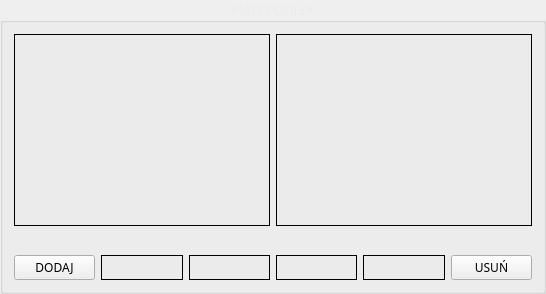
         <widget class="QGroupBox" name="mealFiveBox">
          <property name="font">
           <font>
            <family>Bahnschrift</family>
            <weight>50</weight>
            <bold>false</bold>
           </font>
          </property>
          <property name="styleSheet">
           <string notr="true">QGroupBox {color: rgb(235, 235, 235); }</string>
          </property>
          <property name="title">
           <string>PIĄTY POSIŁEK</string>
          </property>
          <property name="alignment">
           <set>Qt::AlignCenter</set>
          </property>
          <layout class="QGridLayout" name="gridLayout_7">
           <item row="2" column="3">
            <widget class="QLabel" name="showFatsFive">
             <property name="font">
              <font>
               <family>Bahnschrift Light</family>
               <pointsize>10</pointsize>
               <weight>75</weight>
               <bold>true</bold>
              </font>
             </property>
             <property name="styleSheet">
              <string notr="true">QLabel { background-color: rgb(235, 235, 235); }</string>
             </property>
             <property name="frameShape">
              <enum>QFrame::Box</enum>
             </property>
             <property name="text">
              <string/>
             </property>
             <property name="alignment">
              <set>Qt::AlignCenter</set>
             </property>
            </widget>
           </item>
           <item row="0" column="3" colspan="3">
            <widget class="QListWidget" name="mealFiveRight">
             <property name="font">
              <font>
               <family>Bahnschrift Light</family>
              </font>
             </property>
             <property name="styleSheet">
              <string notr="true">QWidget { background-color: rgb(235, 235, 235); }</string>
             </property>
             <property name="frameShape">
              <enum>QFrame::Box</enum>
             </property>
             <property name="frameShadow">
              <enum>QFrame::Plain</enum>
             </property>
             <property name="dragDropMode">
              <enum>QAbstractItemView::NoDragDrop</enum>
             </property>
             <property name="defaultDropAction">
              <enum>Qt::MoveAction</enum>
             </property>
             <property name="viewMode">
              <enum>QListView::ListMode</enum>
             </property>
            </widget>
           </item>
           <item row="1" column="2">
            <widget class="QLabel" name="proteinLabel_7">
             <property name="font">
              <font>
               <family>Bahnschrift Light</family>
               <weight>50</weight>
               <bold>false</bold>
              </font>
             </property>
             <property name="styleSheet">
              <string notr="true">QLabel {color: rgb(235, 235, 235); }</string>
             </property>
             <property name="text">
              <string>BIAŁKO</string>
             </property>
             <property name="alignment">
              <set>Qt::AlignCenter</set>
             </property>
            </widget>
           </item>
           <item row="2" column="1">
            <widget class="QLabel" name="showKcalsFive">
             <property name="font">
              <font>
               <family>Bahnschrift Light</family>
               <pointsize>10</pointsize>
               <weight>75</weight>
               <bold>true</bold>
              </font>
             </property>
             <property name="layoutDirection">
              <enum>Qt::LeftToRight</enum>
             </property>
             <property name="styleSheet">
              <string notr="true">QLabel { background-color: rgb(235, 235, 235); }</string>
             </property>
             <property name="frameShape">
              <enum>QFrame::Box</enum>
             </property>
             <property name="text">
              <string/>
             </property>
             <property name="alignment">
              <set>Qt::AlignCenter</set>
             </property>
            </widget>
           </item>
           <item row="1" column="4">
            <widget class="QLabel" name="carbonLabel_7">
             <property name="font">
              <font>
               <family>Bahnschrift Light</family>
               <weight>50</weight>
               <bold>false</bold>
              </font>
             </property>
             <property name="styleSheet">
              <string notr="true">QLabel {color: rgb(235, 235, 235); }</string>
             </property>
             <property name="frameShape">
              <enum>QFrame::NoFrame</enum>
             </property>
             <property name="text">
              <string>WĘGLE</string>
             </property>
             <property name="alignment">
              <set>Qt::AlignCenter</set>
             </property>
            </widget>
           </item>
           <item row="2" column="2">
            <widget class="QLabel" name="showProteinsFive">
             <property name="font">
              <font>
               <family>Bahnschrift Light</family>
               <pointsize>10</pointsize>
               <weight>75</weight>
               <bold>true</bold>
              </font>
             </property>
             <property name="styleSheet">
              <string notr="true">QLabel { background-color: rgb(235, 235, 235); }</string>
             </property>
             <property name="frameShape">
              <enum>QFrame::Box</enum>
             </property>
             <property name="text">
              <string/>
             </property>
             <property name="alignment">
              <set>Qt::AlignCenter</set>
             </property>
            </widget>
           </item>
           <item row="2" column="4">
            <widget class="QLabel" name="showCarbonsFive">
             <property name="font">
              <font>
               <family>Bahnschrift Light</family>
               <pointsize>10</pointsize>
               <weight>75</weight>
               <bold>true</bold>
              </font>
             </property>
             <property name="styleSheet">
              <string notr="true">QLabel { background-color: rgb(235, 235, 235); }</string>
             </property>
             <property name="frameShape">
              <enum>QFrame::Box</enum>
             </property>
             <property name="text">
              <string/>
             </property>
             <property name="alignment">
              <set>Qt::AlignCenter</set>
             </property>
            </widget>
           </item>
           <item row="2" column="0">
            <widget class="QPushButton" name="addItemFive">
             <property name="font">
              <font>
               <family>Bahnschrift Light</family>
               <weight>50</weight>
               <bold>false</bold>
              </font>
             </property>
             <property name="text">
              <string>DODAJ</string>
             </property>
            </widget>
           </item>
           <item row="2" column="5">
            <widget class="QPushButton" name="delItemFive">
             <property name="font">
              <font>
               <family>Bahnschrift Light</family>
               <weight>50</weight>
               <bold>false</bold>
              </font>
             </property>
             <property name="text">
              <string>USUŃ</string>
             </property>
            </widget>
           </item>
           <item row="1" column="1">
            <widget class="QLabel" name="dietLabel_7">
             <property name="font">
              <font>
               <family>Bahnschrift Light</family>
               <weight>50</weight>
               <bold>false</bold>
              </font>
             </property>
             <property name="layoutDirection">
              <enum>Qt::RightToLeft</enum>
             </property>
             <property name="styleSheet">
              <string notr="true">QLabel {color: rgb(235, 235, 235); }</string>
             </property>
             <property name="text">
              <string>KALORIE</string>
             </property>
             <property name="alignment">
              <set>Qt::AlignCenter</set>
             </property>
            </widget>
           </item>
           <item row="1" column="3">
            <widget class="QLabel" name="fatLabel_7">
             <property name="font">
              <font>
               <family>Bahnschrift Light</family>
               <weight>50</weight>
               <bold>false</bold>
              </font>
             </property>
             <property name="styleSheet">
              <string notr="true">QLabel {color: rgb(235, 235, 235); }</string>
             </property>
             <property name="text">
              <string>TŁUSZCZE</string>
             </property>
             <property name="alignment">
              <set>Qt::AlignCenter</set>
             </property>
            </widget>
           </item>
           <item row="0" column="0" colspan="3">
            <widget class="QListWidget" name="mealFiveLeft">
             <property name="font">
              <font>
               <family>Bahnschrift Light</family>
              </font>
             </property>
             <property name="styleSheet">
              <string notr="true">QWidget { background-color: rgb(235, 235, 235); }</string>
             </property>
             <property name="frameShape">
              <enum>QFrame::Box</enum>
             </property>
             <property name="frameShadow">
              <enum>QFrame::Plain</enum>
             </property>
             <property name="dragDropMode">
              <enum>QAbstractItemView::NoDragDrop</enum>
             </property>
             <property name="defaultDropAction">
              <enum>Qt::MoveAction</enum>
             </property>
             <property name="viewMode">
              <enum>QListView::ListMode</enum>
             </property>
             <property name="sortingEnabled">
              <bool>true</bool>
             </property>
            </widget>
           </item>
          </layout>
         </widget>
